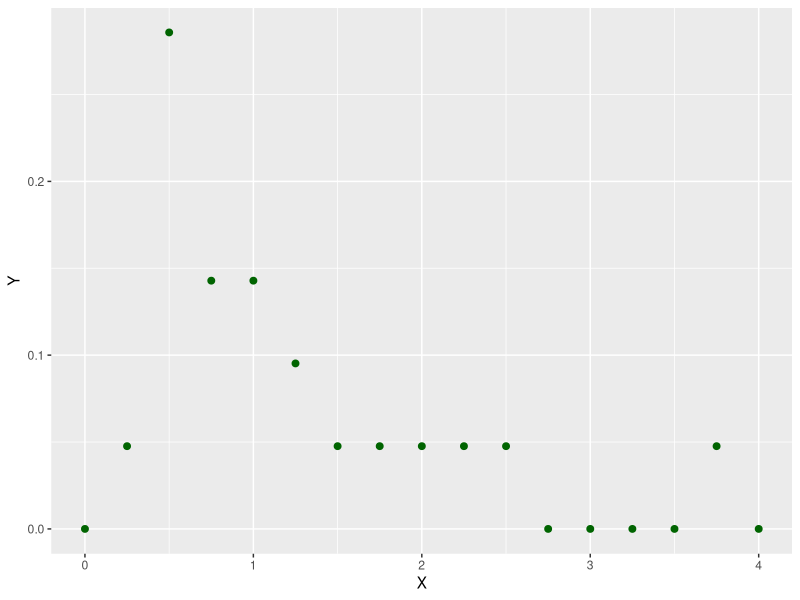
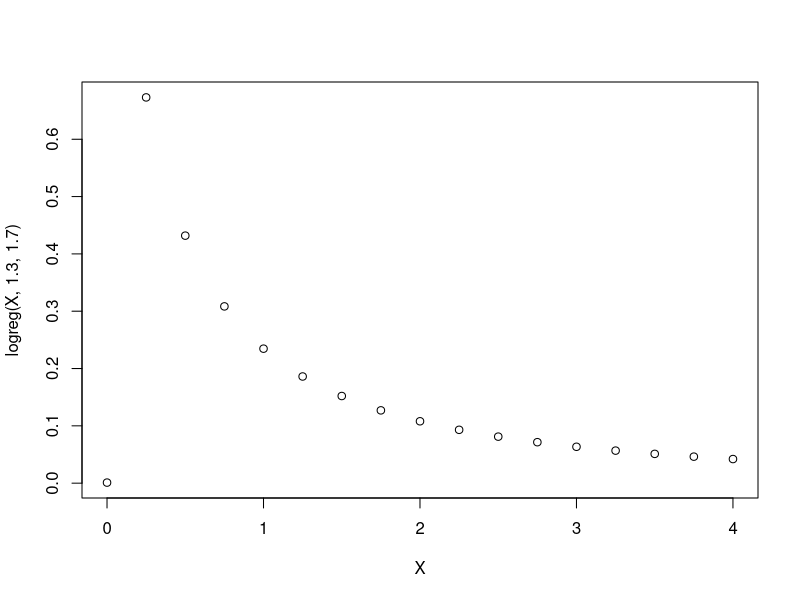

The R source for these figures, in order: (Note: this script raises an error after producing the figures.)
#PERSONNAL DATA STUDY: FREQUENCY OF BOOKS BY WEIGHT CLASS
#Load libraries
library(ggplot2)
#Data
X <- seq(from = 0.0001, to = 4.0001, by = 0.25)
Y <- (c(0, 1, 6, 3, 3, 2, 1, 1, 1, 1, 1, 0, 0, 0, 0, 1, 0)/21)
DF<- data.frame(X,Y)
ggplot(data=DF, aes(X, Y)) +
  geom_point(col = "darkgreen", size=2)

#Data is skewed to the right, seems like a lognormal or poisson distribution 

#Lognormal
#Scientific model
logreg <- function(X, mu, sigma) {
  mean <- (exp(1)^-((log(X))^2/(2*(sigma^2))))/(X*sigma*sqrt(2*pi))
  return(mean)
}


logreg(X, 1.3, 1.7)
with(DF, plot(X, logreg(X, 1.3, 1.7)))

DF <-  DF %>% mutate(avg = logreg(X, 1.3, 1.7))
View(DF)
ggplot(DF, aes(X, Y))+
  geom_point(col = "darkgreen")+
  geom_point(aes(X,avg), col = "steelblue")

#likelihood function
llreg <- function(y, x, mu, sigma, stdv) {
  mean <- (exp(1)^-((log(x))^2/(2*(sigma^2))))/(x*sigma*sqrt(2*pi))
  loglike <- sum(dlnorm(y, mean, sd=stdv, log=TRUE))
  return(loglike)
}

llreg(Y, X, 1.3, 1.7, 4)

runs <- 5000
muvec <- runif(runs)
sigvec <- numeric(runs)
sdvec <- numeric(runs)
loglikevec <- numeric(runs)

for(i in 1:runs) {
  mu <- runif(1, min=0, max=2)
  sigma <- runif(1, min=0, max=2)
  stdv <- runif(1, min=0, max=0.5)
  loglikevec[i] <- llreg(Y, X, mu, sigma, stdv)
  muvec[i] <- mu
  sigvec[i] <- sigma
  sdvec[i] <- stdv
}

which.max(loglikevec)
Q<- c(muvec[which.max(loglikevec)], 
      sigvec[which.max(loglikevec)],
      sdvec[which.max(loglikevec)])

mu = Q[1]
sigma = Q[2]
ytrue=(exp(1)^-((log(X))^2/(2*(sigma^2))))/(X*sigma*sqrt(2*pi))
ytrue2=ytrue/sum(ytrue)
DS <- data.frame(ytrue2,X)

Plot <- ggplot() +
  geom_point(data=DF, aes(X, Y,), col = "darkgreen") +
  geom_point(data=DS, aes(X, ytrue2), col = "steelblue")
Plot+ labs(y="Probability", x="Weight of books (kg)")